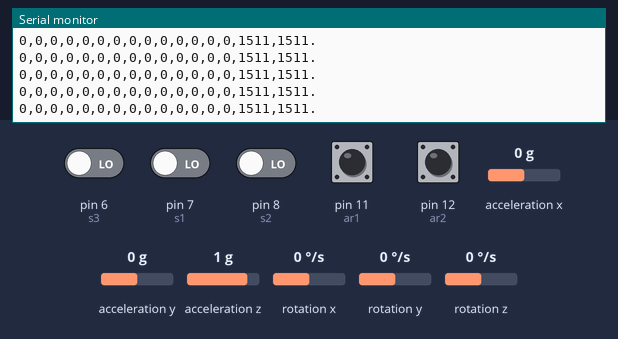
This program was run on a simulated Arduino Nano, built with avr-gcc and run on an emulated ATmega328P. Shown: the last lines printed to the serial monitor. Inputs (shaded band) come from the test bench; at power-on: pin 11 (ar1), pin 12 (ar2) HIGH, pin 6 (s3), pin 7 (s1), pin 8 (s2) LOW, acceleration x 0 g, acceleration y 0 g, acceleration z 1 g, rotation x 0 °/s, rotation y 0 °/s, rotation z 0 °/s.

Above: at 1.2 s.
1.3 s: acceleration x set to -1.4 g
At 1.4 s:
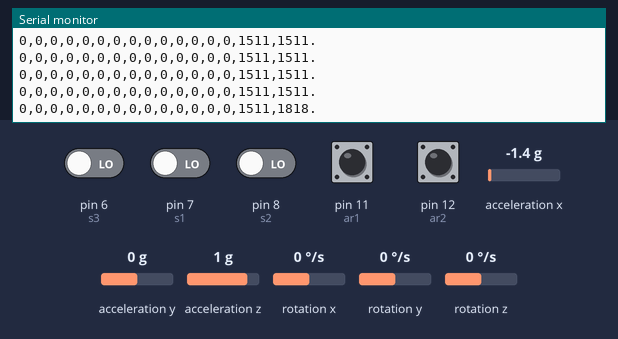
4.3 s: pin 6 (s3) driven HIGH
At 4.4 s:
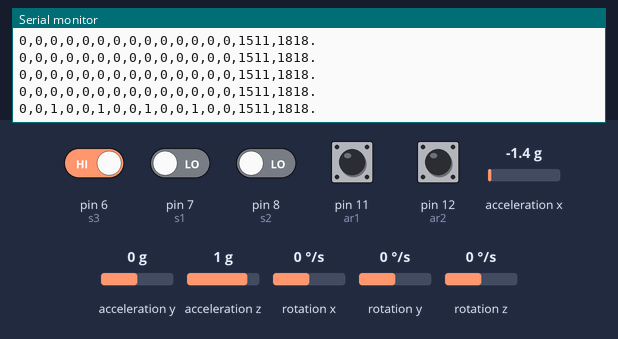
7.3 s: pin 7 (s1) driven HIGH
At 7.39 s:
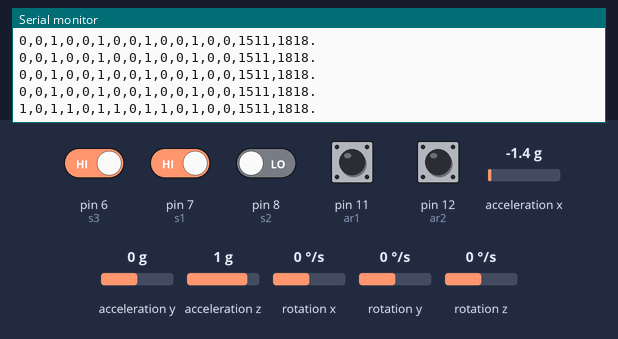
10.3 s: pin 8 (s2) driven HIGH
At 10.39 s:
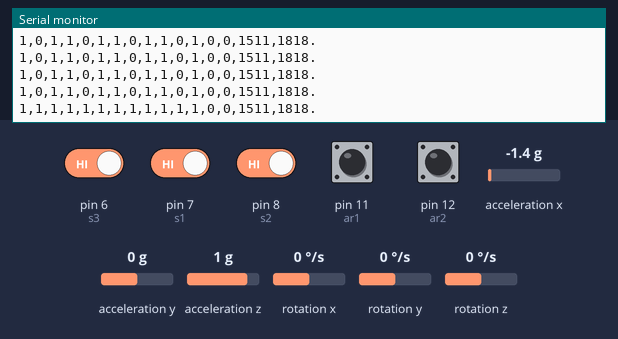
13.3 s: pin 11 (ar1) pulled LOW for 0.15 s
At 13.38 s:
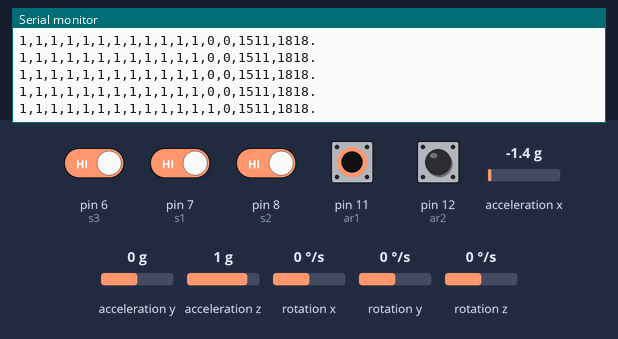
16.4 s: pin 12 (ar2) pulled LOW for 0.15 s
At 16.5 s:
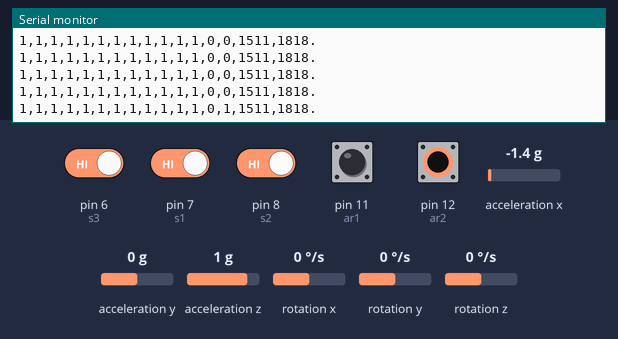

The program:

main.cpp
```cpp
#include <Arduino.h>
#include <Wire.h>
#include <MPU6050.h>

#include <SoftwareSerial.h>


MPU6050 mpu;


SoftwareSerial RC(A3, A2);// bluetooth TX,RX
 int s1 = 7;
 int s2 = 8;
 int s3 = 6;

 int c1 = 2;
 int c2 = 3;
 int c3 = 4;
 int c4 = 5;

int ar1 = 11;
int ar2 = 12;

int a1;
int a2;
int a3;


int b1;
int b2;
int b3;


int d1;
int d2;
int d3;

int e1;
int e2;
int e3;


int ark1;
int ark2;

void setup() {
    RC.begin(38400);
    Serial.begin(9600);
   while(!mpu.begin(MPU6050_SCALE_2000DPS, MPU6050_RANGE_2G))
  {
    delay(500);
  }


 pinMode(s1, INPUT);
 pinMode(s2, INPUT);
 pinMode(s3, INPUT);

 pinMode(c1, OUTPUT);
 pinMode(c2, OUTPUT);
 pinMode(c3, OUTPUT);
 pinMode(c4, OUTPUT);

 pinMode(ar1, INPUT_PULLUP);
 pinMode(ar2, INPUT_PULLUP);

 }
 /*
       c1 c2 c3 c4
        \  \  \  \
   s1 - a1 b2 d3 e4
   s2 - a1 b2 d3 e4
   s3 - a1 b2 d3 e4


*/


void loop() {
  //jayro
  Vector normAccel = mpu.readNormalizeAccel();

  // Calculate Pitch & Roll
  int pitch = -(atan2(normAccel.XAxis, sqrt(normAccel.YAxis*normAccel.YAxis + normAccel.ZAxis*normAccel.ZAxis))*180.0)/M_PI;
  int roll = (atan2(normAccel.YAxis, normAccel.ZAxis)*180.0)/M_PI;


////////////////////////////button girdileri/////////////////
   ///////a ///////////
    digitalWrite(c1,1);
    a1=digitalRead(s1);
    a2=digitalRead(s2);
    a3=digitalRead(s3);
    digitalWrite(c1,0);

   /////////b/////////
   digitalWrite(c2,1);
    b1=digitalRead(s1);
    b2=digitalRead(s2);
    b3=digitalRead(s3);
    digitalWrite(c2,0);

    /////////d//////////

    digitalWrite(c3,1);
    d1=digitalRead(s1);
    d2=digitalRead(s2);
    d3=digitalRead(s3);
    digitalWrite(c3,0);

    digitalWrite(c4,1);
    e1=digitalRead(s1);
    e2=digitalRead(s2);
    e3=digitalRead(s3);
    digitalWrite(c4,0);

  //////////ark///////////
  ark1=!digitalRead(ar1);
  ark2=!digitalRead(ar2);

  ////////////////////////////////////////////////////////////
  //Serial.print(pitch+"       "+roll );
  //RC.write(roll);
  int rol= map(roll,-90,90,1000,2023);
  int pitc= map(pitch,-90,90,1000,2023);

  String veri =(String(a1)+','+String(a2)+','+String(a3)+','+
                String(b1)+','+String(b2)+','+String(b3)+','+
                String(d1)+','+String(d2)+','+String(d3)+','+
                String(e1)+','+String(e2)+','+String(e3)+','+
                String(ark1)+','+String(ark2)+','+String(rol)+','+String(pitc)+'.');
  Serial.println(veri);
  RC.println(veri);
  //delay(200);


}
```

Measured:
- after the input at 1.3 s, the serial monitor: prints a new line after 0.08 s (image 1)
- after the input at 4.3 s, the serial monitor: prints a new line after 0.07 s (image 2)
- after the input at 7.3 s, the serial monitor: prints a new line after 0.07 s (image 3)
- after the input at 10.3 s, the serial monitor: prints a new line after 0.06 s (image 4)
- after the input at 13.3 s, the serial monitor: prints a new line after 0.06 s (image 5)
- after the input at 16.4 s, the serial monitor: prints a new line after 0.08 s (image 6)
